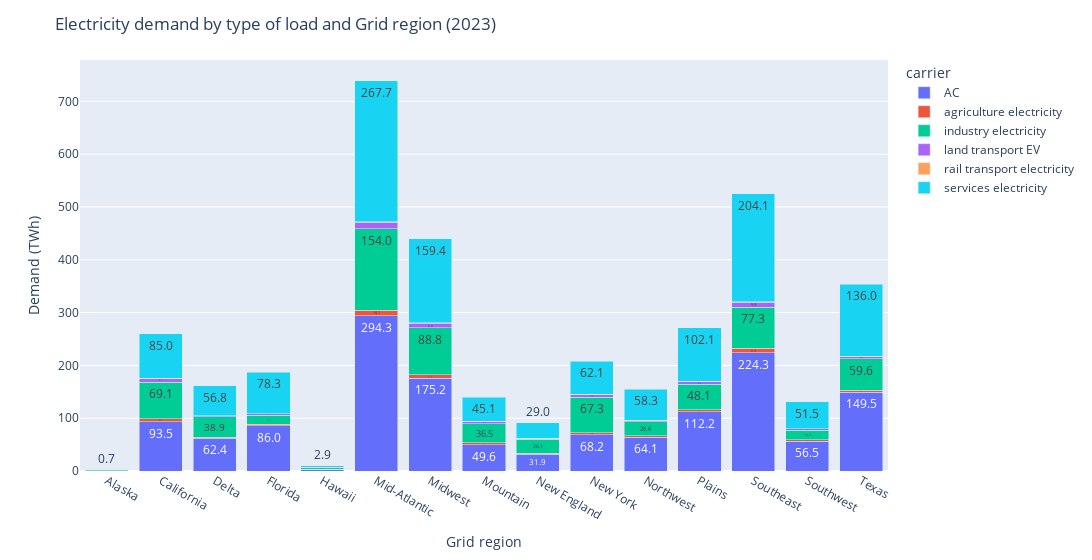
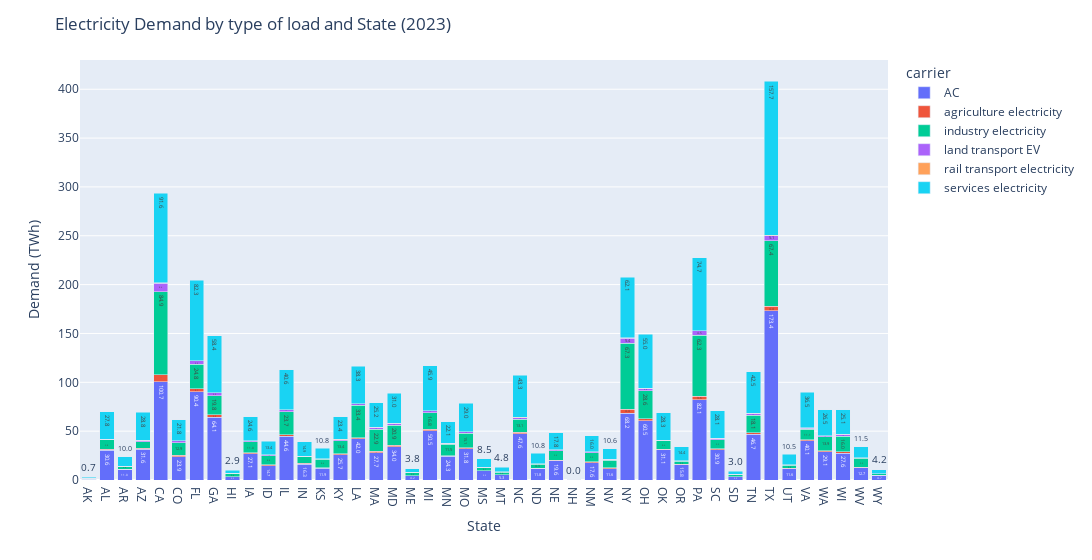

Notebook cell for these charts, in order:
### Code cell
fig1 = px.bar(base_demand_grid_region, barmode='stack', text_auto='.1f')
fig1.update_layout(width=1100, yaxis_title='Demand (TWh)', xaxis_title='Grid region', title='Electricity demand by type of load and Grid region (2023)')
fig1.show()

fig1 = px.bar(base_demand_state, barmode='stack', text_auto='.1f')
fig1.update_layout(width=3000, yaxis_title='Demand (TWh)', xaxis_title='State', title='Electricity Demand by type of load and State (2023)')
fig1.show()

### Figure 1 — Plotly figure (JSON) as saved in the notebook; plotly's stock layout.template omitted (floating-point values rounded to 4 significant figures)
{"data": [{"hovertemplate": "carrier=AC<br>region=%{x}<br>value=%{y}<extra></extra>", "legendgroup": "AC", "marker": {"color": "#636efa", "pattern": {"shape": ""}}, "name": "AC", "orientation": "v", "showlegend": true, "textposition": "auto", "texttemplate": "%{y:.1f}", "type": "bar", "x": ["Alaska", "California", "Delta", "Florida", "Hawaii", "Mid-Atlantic", "Midwest", "Mountain", "New England", "New York", "Northwest", "Plains", "Southeast", "Southwest", "Texas"], "xaxis": "x", "y": [0.79, 93.45, 62.43, 86.0, 3.21, 294.2, 175.2, 49.63, 31.86, 68.2, 64.13, 112.2, 224.3, 56.55, 149.5], "yaxis": "y"}, {"hovertemplate": "carrier=agriculture electricity<br>region=%{x}<br>value=%{y}<extra></extra>", "legendgroup": "agriculture electricity", "marker": {"color": "#EF553B", "pattern": {"shape": ""}}, "name": "agriculture electricity", "orientation": "v", "showlegend": true, "textposition": "auto", "texttemplate": "%{y:.1f}", "type": "bar", "x": ["Alaska", "California", "Delta", "Florida", "Hawaii", "Mid-Atlantic", "Midwest", "Mountain", "New England", "New York", "Northwest", "Plains", "Southeast", "Southwest", "Texas"], "xaxis": "x", "y": [0.06, 5.55, 1.62, 2.17, 0.25, 10.13, 7.09, 3.56, 1.76, 4.36, 2.5, 3.98, 8.33, 2.3, 3.64], "yaxis": "y"}, {"hovertemplate": "carrier=industry electricity<br>region=%{x}<br>value=%{y}<extra></extra>", "legendgroup": "industry electricity", "marker": {"color": "#00cc96", "pattern": {"shape": ""}}, "name": "industry electricity", "orientation": "v", "showlegend": true, "textposition": "auto", "texttemplate": "%{y:.1f}", "type": "bar", "x": ["Alaska", "California", "Delta", "Florida", "Hawaii", "Mid-Atlantic", "Midwest", "Mountain", "New England", "New York", "Northwest", "Plains", "Southeast", "Southwest", "Texas"], "xaxis": "x", "y": [1.1, 69.15, 38.91, 17.47, 3.36, 154.0, 88.76, 36.51, 26.1, 67.34, 26.61, 48.15, 77.29, 18.16, 59.59], "yaxis": "y"}, {"hovertemplate": "carrier=land transport EV<br>region=%{x}<br>value=%{y}<extra></extra>", "legendgroup": "land transport EV", "marker": {"color": "#ab63fa", "pattern": {"shape": ""}}, "name": "land transport EV", "orientation": "v", "showlegend": true, "textposition": "auto", "texttemplate": "%{y:.1f}", "type": "bar", "x": ["Alaska", "California", "Delta", "Florida", "Hawaii", "Mid-Atlantic", "Midwest", "Mountain", "New England", "New York", "Northwest", "Plains", "Southeast", "Southwest", "Texas"], "xaxis": "x", "y": [0.08, 6.66, 1.9, 2.49, 0.29, 12.41, 8.81, 4.44, 2.2, 5.42, 3.11, 4.83, 9.86, 2.75, 4.25], "yaxis": "y"}, {"hovertemplate": "carrier=rail transport electricity<br>region=%{x}<br>value=%{y}<extra></extra>", "legendgroup": "rail transport electricity", "marker": {"color": "#FFA15A", "pattern": {"shape": ""}}, "name": "rail transport electricity", "orientation": "v", "showlegend": true, "textposition": "auto", "texttemplate": "%{y:.1f}", "type": "bar", "x": ["Alaska", "California", "Delta", "Florida", "Hawaii", "Mid-Atlantic", "Midwest", "Mountain", "New England", "New York", "Northwest", "Plains", "Southeast", "Southwest", "Texas"], "xaxis": "x", "y": [0.01, 0.54, 0.16, 0.21, 0.02, 0.97, 0.69, 0.34, 0.17, 0.43, 0.24, 0.4, 0.8, 0.23, 0.35], "yaxis": "y"}, {"hovertemplate": "carrier=services electricity<br>region=%{x}<br>value=%{y}<extra></extra>", "legendgroup": "services electricity", "marker": {"color": "#19d3f3", "pattern": {"shape": ""}}, "name": "services electricity", "orientation": "v", "showlegend": true, "textposition": "auto", "texttemplate": "%{y:.1f}", "type": "bar", "x": ["Alaska", "California", "Delta", "Florida", "Hawaii", "Mid-Atlantic", "Midwest", "Mountain", "New England", "New York", "Northwest", "Plains", "Southeast", "Southwest", "Texas"], "xaxis": "x", "y": [0.71, 85.03, 56.79, 78.25, 2.92, 267.7, 159.4, 45.15, 28.98, 62.05, 58.34, 102.1, 204.1, 51.45, 136.0], "yaxis": "y"}], "layout": {"barmode": "stack", "legend": {"title": {"text": "carrier"}, "tracegroupgap": 0}, "margin": {"t": 60}, "title": {"text": "Electricity demand by type of load and Grid region (2023)"}, "width": 1100, "xaxis": {"anchor": "y", "domain": [0, 1], "title": {"text": "Grid region"}}, "yaxis": {"anchor": "x", "domain": [0, 1], "title": {"text": "Demand (TWh)"}}}}

### Figure 2 — Plotly figure (JSON) as saved in the notebook; plotly's stock layout.template omitted (floating-point values rounded to 4 significant figures)
{"data": [{"hovertemplate": "carrier=AC<br>region=%{x}<br>value=%{y}<extra></extra>", "legendgroup": "AC", "marker": {"color": "#636efa", "pattern": {"shape": ""}}, "name": "AC", "orientation": "v", "showlegend": true, "textposition": "auto", "texttemplate": "%{y:.1f}", "type": "bar", "x": ["AK", "AL", "AR", "AZ", "CA", "CO", "FL", "GA", "HI", "IA", "ID", "IL", "IN", "KS", "KY", "LA", "MA", "MD", "ME", "MI", "MN", "MO", "MS", "MT", "NC", "ND", "NE", "NH", "NM", "NV", "NY", "OH", "OK", "OR", "PA", "SC", "SD", "TN", "TX", "UT", "VA", "WA", "WI", "WV", "WY"], "xaxis": "x", "y": [0.79, 30.6, 11.03, 31.64, 100.7, 23.92, 90.43, 64.14, 3.21, 27.06, 14.73, 44.61, 16.33, 11.91, 25.73, 42.05, 27.68, 34.03, 4.18, 50.51, 24.26, 31.82, 9.35, 5.27, 47.59, 11.81, 19.6, 0.0, 17.63, 11.61, 68.2, 60.49, 31.07, 15.8, 82.08, 30.88, 3.34, 46.67, 173.4, 11.57, 40.06, 29.09, 27.56, 12.66, 4.66], "yaxis": "y"}, {"hovertemplate": "carrier=agriculture electricity<br>region=%{x}<br>value=%{y}<extra></extra>", "legendgroup": "agriculture electricity", "marker": {"color": "#EF553B", "pattern": {"shape": ""}}, "name": "agriculture electricity", "orientation": "v", "showlegend": true, "textposition": "auto", "texttemplate": "%{y:.1f}", "type": "bar", "x": ["AK", "AL", "AR", "AZ", "CA", "CO", "FL", "GA", "HI", "IA", "ID", "IL", "IN", "KS", "KY", "LA", "MA", "MD", "ME", "MI", "MN", "MO", "MS", "MT", "NC", "ND", "NE", "NH", "NM", "NV", "NY", "OH", "OK", "OR", "PA", "SC", "SD", "TN", "TX", "UT", "VA", "WA", "WI", "WV", "WY"], "xaxis": "x", "y": [0.06, 0.7, 0.22, 0.99, 7.12, 1.38, 3.06, 2.46, 0.25, 0.91, 1.09, 1.61, 0.65, 0.59, 1.03, 1.14, 1.51, 1.37, 0.25, 1.47, 0.77, 1.15, 0.26, 0.17, 1.52, 0.31, 0.74, 0.0, 0.98, 0.93, 4.36, 2.14, 0.56, 0.31, 3.65, 1.11, 0.17, 1.65, 4.39, 0.35, 0.94, 1.01, 1.41, 0.48, 0.08], "yaxis": "y"}, {"hovertemplate": "carrier=industry electricity<br>region=%{x}<br>value=%{y}<extra></extra>", "legendgroup": "industry electricity", "marker": {"color": "#00cc96", "pattern": {"shape": ""}}, "name": "industry electricity", "orientation": "v", "showlegend": true, "textposition": "auto", "texttemplate": "%{y:.1f}", "type": "bar", "x": ["AK", "AL", "AR", "AZ", "CA", "CO", "FL", "GA", "HI", "IA", "ID", "IL", "IN", "KS", "KY", "LA", "MA", "MD", "ME", "MI", "MN", "MO", "MS", "MT", "NC", "ND", "NE", "NH", "NM", "NV", "NY", "OH", "OK", "OR", "PA", "SC", "SD", "TN", "TX", "UT", "VA", "WA", "WI", "WV", "WY"], "xaxis": "x", "y": [1.1, 9.75, 2.4, 6.68, 84.92, 12.93, 24.83, 19.77, 3.36, 11.01, 8.79, 23.72, 6.71, 8.62, 13.41, 33.39, 22.85, 20.86, 3.18, 16.83, 11.53, 15.12, 3.12, 2.63, 13.06, 4.26, 9.41, 0.07, 9.28, 7.61, 67.34, 28.56, 8.45, 3.05, 62.33, 9.29, 2.08, 18.06, 67.37, 3.25, 11.06, 13.95, 16.03, 8.96, 1.48], "yaxis": "y"}, {"hovertemplate": "carrier=land transport EV<br>region=%{x}<br>value=%{y}<extra></extra>", "legendgroup": "land transport EV", "marker": {"color": "#ab63fa", "pattern": {"shape": ""}}, "name": "land transport EV", "orientation": "v", "showlegend": true, "textposition": "auto", "texttemplate": "%{y:.1f}", "type": "bar", "x": ["AK", "AL", "AR", "AZ", "CA", "CO", "FL", "GA", "HI", "IA", "ID", "IL", "IN", "KS", "KY", "LA", "MA", "MD", "ME", "MI", "MN", "MO", "MS", "MT", "NC", "ND", "NE", "NH", "NM", "NV", "NY", "OH", "OK", "OR", "PA", "SC", "SD", "TN", "TX", "UT", "VA", "WA", "WI", "WV", "WY"], "xaxis": "x", "y": [0.08, 0.82, 0.26, 1.17, 8.6, 1.72, 3.53, 2.9, 0.29, 1.12, 1.36, 1.98, 0.79, 0.71, 1.26, 1.33, 1.87, 1.66, 0.32, 1.84, 0.97, 1.39, 0.31, 0.21, 1.81, 0.39, 0.97, 0.01, 1.16, 1.13, 5.42, 2.62, 0.66, 0.39, 4.48, 1.31, 0.22, 1.98, 5.14, 0.44, 1.14, 1.25, 1.79, 0.59, 0.11], "yaxis": "y"}, {"hovertemplate": "carrier=rail transport electricity<br>region=%{x}<br>value=%{y}<extra></extra>", "legendgroup": "rail transport electricity", "marker": {"color": "#FFA15A", "pattern": {"shape": ""}}, "name": "rail transport electricity", "orientation": "v", "showlegend": true, "textposition": "auto", "texttemplate": "%{y:.1f}", "type": "bar", "x": ["AK", "AL", "AR", "AZ", "CA", "CO", "FL", "GA", "HI", "IA", "ID", "IL", "IN", "KS", "KY", "LA", "MA", "MD", "ME", "MI", "MN", "MO", "MS", "MT", "NC", "ND", "NE", "NH", "NM", "NV", "NY", "OH", "OK", "OR", "PA", "SC", "SD", "TN", "TX", "UT", "VA", "WA", "WI", "WV", "WY"], "xaxis": "x", "y": [0.01, 0.07, 0.02, 0.1, 0.69, 0.13, 0.3, 0.23, 0.02, 0.09, 0.1, 0.16, 0.06, 0.06, 0.1, 0.11, 0.15, 0.13, 0.02, 0.14, 0.08, 0.11, 0.03, 0.02, 0.14, 0.04, 0.07, 0.0, 0.1, 0.09, 0.43, 0.2, 0.06, 0.03, 0.35, 0.11, 0.02, 0.16, 0.42, 0.03, 0.09, 0.1, 0.13, 0.05, 0.01], "yaxis": "y"}, {"hovertemplate": "carrier=services electricity<br>region=%{x}<br>value=%{y}<extra></extra>", "legendgroup": "services electricity", "marker": {"color": "#19d3f3", "pattern": {"shape": ""}}, "name": "services electricity", "orientation": "v", "showlegend": true, "textposition": "auto", "texttemplate": "%{y:.1f}", "type": "bar", "x": ["AK", "AL", "AR", "AZ", "CA", "CO", "FL", "GA", "HI", "IA", "ID", "IL", "IN", "KS", "KY", "LA", "MA", "MD", "ME", "MI", "MN", "MO", "MS", "MT", "NC", "ND", "NE", "NH", "NM", "NV", "NY", "OH", "OK", "OR", "PA", "SC", "SD", "TN", "TX", "UT", "VA", "WA", "WI", "WV", "WY"], "xaxis": "x", "y": [0.71, 27.84, 10.03, 28.79, 91.59, 21.77, 82.28, 58.35, 2.92, 24.62, 13.4, 40.59, 14.86, 10.84, 23.41, 38.26, 25.18, 30.96, 3.8, 45.94, 22.07, 28.96, 8.5, 4.79, 43.29, 10.75, 17.83, 0.0, 16.04, 10.56, 62.05, 55.04, 28.27, 14.38, 74.67, 28.09, 3.04, 42.46, 157.7, 10.52, 36.45, 26.46, 25.07, 11.52, 4.24], "yaxis": "y"}], "layout": {"barmode": "stack", "legend": {"title": {"text": "carrier"}, "tracegroupgap": 0}, "margin": {"t": 60}, "title": {"text": "Electricity Demand by type of load and State (2023)"}, "width": 3000, "xaxis": {"anchor": "y", "domain": [0, 1], "title": {"text": "State"}}, "yaxis": {"anchor": "x", "domain": [0, 1], "title": {"text": "Demand (TWh)"}}}}
